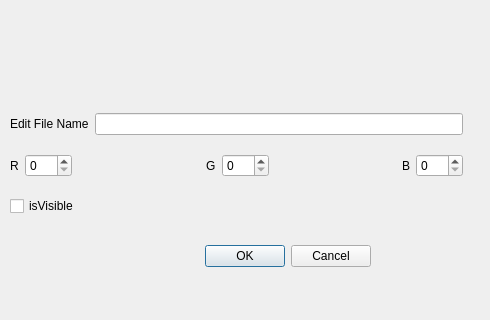
<?xml version="1.0" encoding="UTF-8"?>
<ui version="4.0">
 <class>OptionDialog</class>
 <widget class="QDialog" name="OptionDialog">
  <property name="geometry">
   <rect>
    <x>0</x>
    <y>0</y>
    <width>490</width>
    <height>320</height>
   </rect>
  </property>
  <property name="windowTitle">
   <string>Dialog</string>
  </property>
  <widget class="QDialogButtonBox" name="buttonBox">
   <property name="geometry">
    <rect>
     <x>30</x>
     <y>240</y>
     <width>341</width>
     <height>32</height>
    </rect>
   </property>
   <property name="orientation">
    <enum>Qt::Horizontal</enum>
   </property>
   <property name="standardButtons">
    <set>QDialogButtonBox::Cancel|QDialogButtonBox::Ok</set>
   </property>
  </widget>
  <widget class="QWidget" name="layoutWidget">
   <property name="geometry">
    <rect>
     <x>10</x>
     <y>100</y>
     <width>453</width>
     <height>131</height>
    </rect>
   </property>
   <layout class="QVBoxLayout" name="verticalLayout">
    <item>
     <layout class="QHBoxLayout" name="horizontalLayout_2">
      <item>
       <widget class="QLabel" name="label_4">
        <property name="text">
         <string>Edit File Name</string>
        </property>
       </widget>
      </item>
      <item>
       <widget class="QLineEdit" name="lineEdit"/>
      </item>
     </layout>
    </item>
    <item>
     <layout class="QHBoxLayout" name="horizontalLayout">
      <item>
       <widget class="QLabel" name="R">
        <property name="text">
         <string>R</string>
        </property>
       </widget>
      </item>
      <item>
       <widget class="QSpinBox" name="spinBox">
        <property name="maximum">
         <number>255</number>
        </property>
       </widget>
      </item>
      <item>
       <spacer name="horizontalSpacer">
        <property name="orientation">
         <enum>Qt::Horizontal</enum>
        </property>
        <property name="sizeHint" stdset="0">
         <size>
          <width>40</width>
          <height>20</height>
         </size>
        </property>
       </spacer>
      </item>
      <item>
       <widget class="QLabel" name="G">
        <property name="text">
         <string>G</string>
        </property>
       </widget>
      </item>
      <item>
       <widget class="QSpinBox" name="spinBox_2">
        <property name="maximum">
         <number>255</number>
        </property>
       </widget>
      </item>
      <item>
       <spacer name="horizontalSpacer_2">
        <property name="orientation">
         <enum>Qt::Horizontal</enum>
        </property>
        <property name="sizeHint" stdset="0">
         <size>
          <width>40</width>
          <height>20</height>
         </size>
        </property>
       </spacer>
      </item>
      <item>
       <widget class="QLabel" name="label_3">
        <property name="text">
         <string>B</string>
        </property>
       </widget>
      </item>
      <item>
       <widget class="QSpinBox" name="spinBox_3">
        <property name="maximum">
         <number>255</number>
        </property>
       </widget>
      </item>
     </layout>
    </item>
    <item>
     <widget class="QCheckBox" name="checkBox">
      <property name="text">
       <string>isVisible</string>
      </property>
     </widget>
    </item>
   </layout>
  </widget>
 </widget>
 <resources/>
 <connections>
  <connection>
   <sender>buttonBox</sender>
   <signal>accepted()</signal>
   <receiver>OptionDialog</receiver>
   <slot>accept()</slot>
   <hints>
    <hint type="sourcelabel">
     <x>248</x>
     <y>254</y>
    </hint>
    <hint type="destinationlabel">
     <x>157</x>
     <y>274</y>
    </hint>
   </hints>
  </connection>
  <connection>
   <sender>buttonBox</sender>
   <signal>rejected()</signal>
   <receiver>OptionDialog</receiver>
   <slot>reject()</slot>
   <hints>
    <hint type="sourcelabel">
     <x>316</x>
     <y>260</y>
    </hint>
    <hint type="destinationlabel">
     <x>286</x>
     <y>274</y>
    </hint>
   </hints>
  </connection>
 </connections>
</ui>
